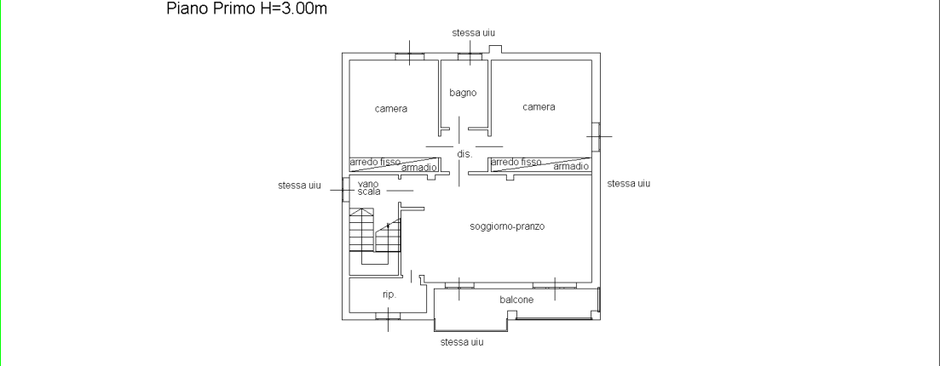
#> input picture PlanParser/base_rectangle_section_1.png, 940 x 366 px, shrunk from 1103 x 430 before the run
$ python simplest_edge_detect.py
#> lines starting #> are read from the running program, lines starting #| are printed output that depends on the picture; after the words box and inside, x2 and y2 are one past the last pixel; in counts of white or black regions, pixels touching at a corner belong together

import os
import sys
import json
import cv2
import numpy as np

def load_image(path: str):
    if not os.path.exists(path):
        print(f"[ERR] Missing file: {path}")
        return None
    img = cv2.imread(path)
    if img is None:
        print(f"[ERR] Cannot read: {path}")
    else:
        print(f"[OK] Loaded {path} shape={img.shape}")
    return img

def preprocess_for_edges(img: np.ndarray):
    gray = cv2.cvtColor(img, cv2.COLOR_BGR2GRAY)
    blur = cv2.GaussianBlur(gray, (5,5), 0)
    # Auto Canny thresholds
    v = np.median(blur)
    lower = int(max(0, 0.66 * v))
    upper = int(min(255, 1.33 * v))
    edges = cv2.Canny(blur, lower, upper)
    # Light dilation to close tiny gaps
    kernel = np.ones((3,3), np.uint8)
    edges_dil = cv2.dilate(edges, kernel, iterations=1)
    return edges_dil

def extract_contours(edges: np.ndarray, min_area=50):
    contours, _ = cv2.findContours(edges, cv2.RETR_EXTERNAL, cv2.CHAIN_APPROX_SIMPLE)
    kept = []
    for c in contours:
        area = cv2.contourArea(c)
        if area < min_area:
            continue
        x,y,w,h = cv2.boundingRect(c)
        kept.append({
            "bbox": [int(x), int(y), int(w), int(h)],
            "area": float(area),
            "perimeter": float(cv2.arcLength(c, True))
        })
    return kept, contours

def draw_overlays(img: np.ndarray, contours, out_path: str):
    overlay = img.copy()
    cv2.drawContours(overlay, contours, -1, (0,0,255), 1)
    cv2.imwrite(out_path, overlay)
    print(f"[OK] Saved overlay: {out_path}")

def process_section(section_path: str, prefix: str):
    img = load_image(section_path)
    if img is None:
        return None
    edges = preprocess_for_edges(img)
    edges_path = f"{prefix}_edges.png"
    cv2.imwrite(edges_path, edges)
    print(f"[OK] Saved edges: {edges_path}")
    kept_meta, contours = extract_contours(edges)
    overlay_path = f"{prefix}_edges_overlay.png"
    draw_overlays(img, contours, overlay_path)
    meta_path = f"{prefix}_contours.json"
    with open(meta_path, "w", encoding="utf-8") as f:
        json.dump({"contours": kept_meta}, f, ensure_ascii=False, indent=2)
    print(f"[OK] Saved metadata: {meta_path}")
    return kept_meta

def main():
    """
    Monolithic script:
    - Takes base_rectangle_section_1.png and base_rectangle_section_2.png (default names)
    - Produces edge maps, overlays, and contour metadata JSON.
    Usage:
        python monolithic_edge_segmentation.py [section1 path] [section2 path]
    """
    # Defaults (produced by define_floor / previous pipeline)
    default_1 = "base_rectangle_section_1.png"
    default_2 = "base_rectangle_section_2.png"

    section1 = sys.argv[1] if len(sys.argv) > 1 else default_1
    section2 = sys.argv[2] if len(sys.argv) > 2 else default_2

    print(f"[INFO] Processing sections:\n  1: {section1}\n  2: {section2}")

    meta1 = process_section(section1, "section1")
#> in load_image, img is the input picture: shape (366, 940, 3); mean B, G, R 250.8, 251, 250.8
#| [OK] Loaded base_rectangle_section_1.png shape=(366, 940, 3)
#> in preprocess_for_edges, `blur = cv2.GaussianBlur(gray, (5,5), 0)`:
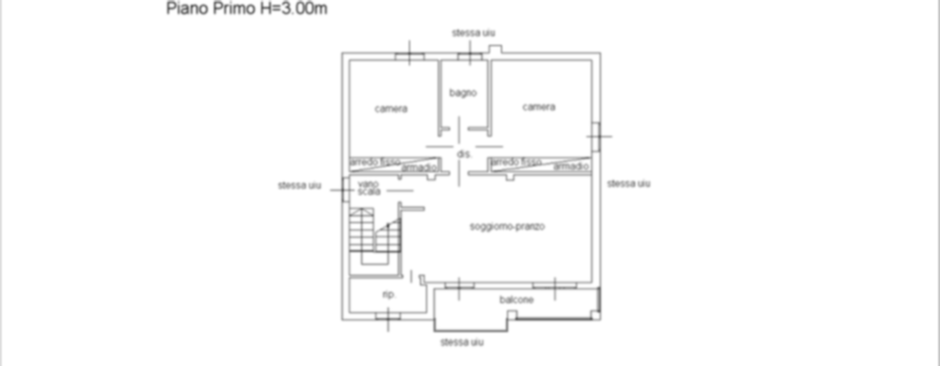
#> blur: shape (366, 940); min 101, max 255, mean 251
#> in preprocess_for_edges, `v = np.median(blur)`: v = 255
#> in preprocess_for_edges, `lower = int(max(0, 0.66 * v))`: lower = 168
#> in preprocess_for_edges, `upper = int(min(255, 1.33 * v))`: upper = 255
#> in preprocess_for_edges, `edges = cv2.Canny(blur, lower, upper)`:
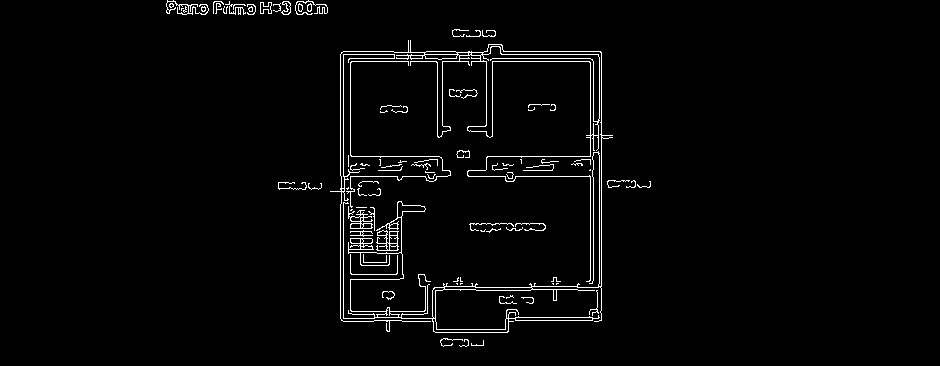
#> edges: shape (366, 940); 2.4% white in thin lines or dots, all inside (x1, y1, x2, y2) = (166, 0, 651, 347)
#> in preprocess_for_edges, `edges_dil = cv2.dilate(edges, kernel, iterations=1)`:
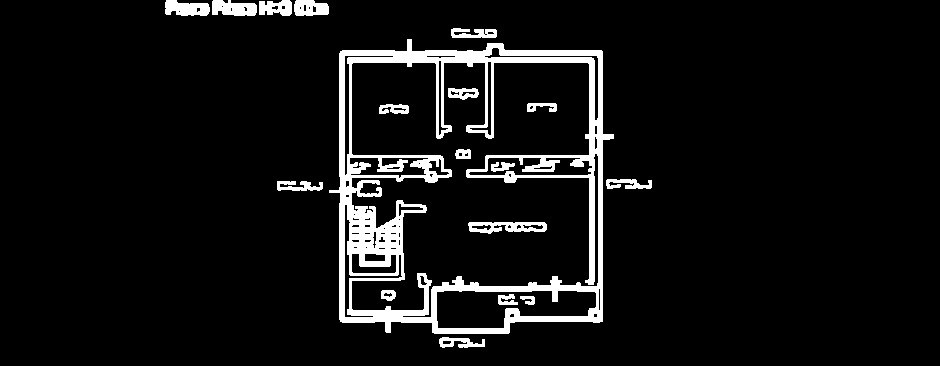
#> edges_dil: shape (366, 940); 7.2% white; 18 white regions
#> in extract_contours, `contours, _ = cv2.findContours(edges, cv2.RETR_EXTERNAL, cv2.CHAIN_APP..`: contours = 9 contours; largest, box (x1, y1, x2, y2) and area: (329, 39, 614, 334) 72492, (212, 0, 257, 16) 521, (165, 0, 210, 16) 504, (294, 0, 329, 16) 439, (259, 0, 292, 16) 376
#> the loop in extract_contours, `for c in contours:` made 9 passes
#> (area, x, y, w, h) on passes 1 to 9: (249.5, 439, 337, 46, 11), (228.5, 277, 181, 46, 10), (225, 606, 179, 46, 10), (72492, 329, 39, 285, 295), (267, 451, 28, 46, 10), (439, 294, 0, 35, 16), (376, 259, 0, 33, 16), (521, 212, 0, 45, 16), (503.5, 165, 0, 45, 16)
#> after the loop in extract_contours, `for c in contours:`: kept = 9 items
#> in draw_overlays, `cv2.drawContours(overlay, contours, -1, (0,0,255), 1)`:
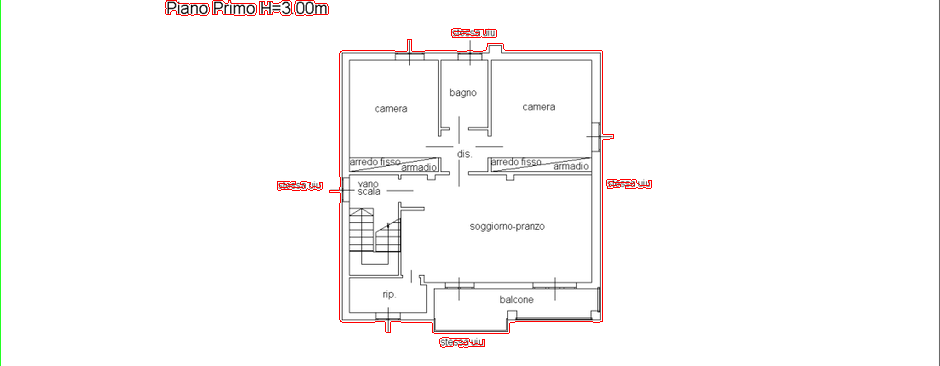
#> overlay: shape (366, 940, 3); 0.64% of pixels changed, all inside (x1, y1, x2, y2) = (165, 0, 652, 348)
#> meta1 = 9 items
    meta2 = process_section(section2, "section2")
#> call 2 of load_image, with path = 'base_rectangle_section_2.png'
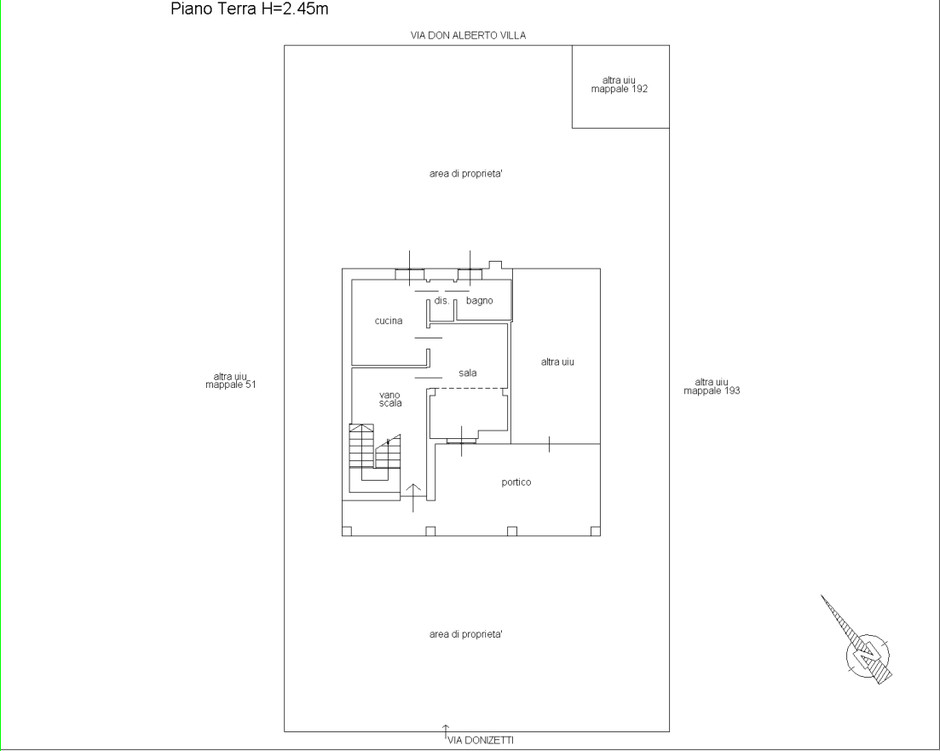
#> input picture PlanParser/base_rectangle_section_2.png, 940 x 751 px, shrunk from 1103 x 881 before the run
#> in load_image, img is the input picture: shape (751, 940, 3); mean B, G, R 252.1, 252.3, 252.1
#| [OK] Loaded base_rectangle_section_2.png shape=(751, 940, 3)
#> in preprocess_for_edges (call 2), `edges = cv2.Canny(blur, lower, upper)`: edges: shape (751, 940); 2.1% white in thin lines or dots
#> in preprocess_for_edges (call 2), `edges_dil = cv2.dilate(edges, kernel, iterations=1)`:
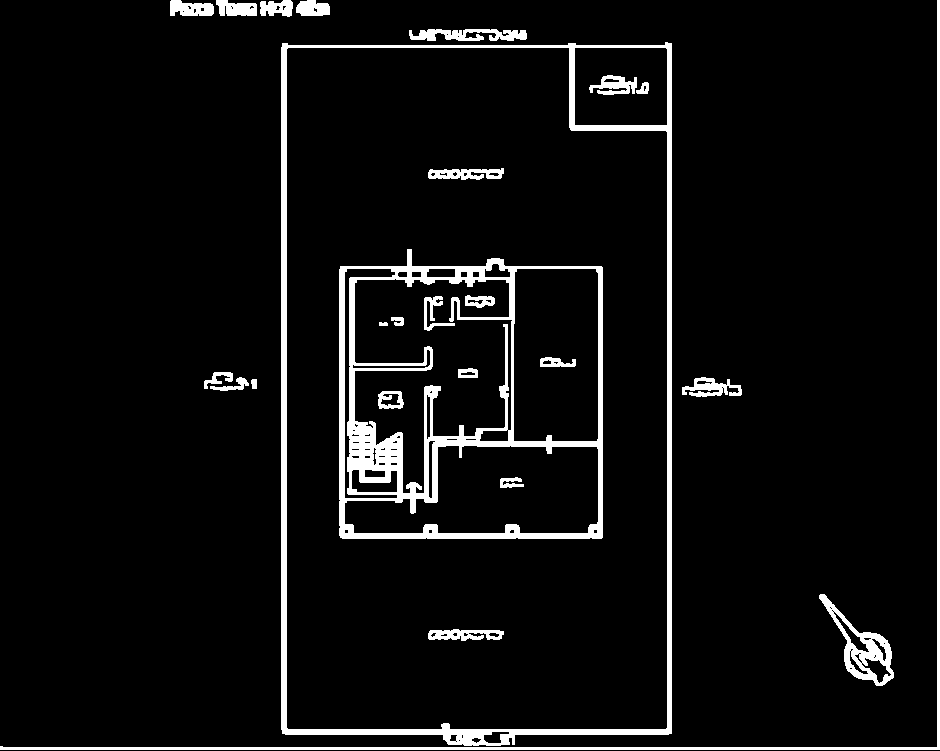
#> edges_dil: shape (751, 940); 6% white; 25 white regions
#> in extract_contours (call 2), `contours, _ = cv2.findContours(edges, cv2.RETR_EXTERNAL, cv2.CHAIN_APP..`: contours = 12 contours; largest, box (x1, y1, x2, y2) and area: (281, 42, 672, 746) 269438, (0, 0, 940, 750) 3375, (819, 594, 894, 686) 2482, (409, 29, 527, 41) 760, (682, 377, 742, 397) 536
#> the loop in extract_contours (call 2), `for c in contours:` made 12 passes
#> (area, x, y, w, h) on passes 1, 3, 4, 5, 6, 7, 8, 9, 10, 11, 12: (2482.5, 819, 594, 75, 92), (536.5, 682, 377, 60, 20), (156.5, 210, 377, 39, 14), (153.5, 204, 372, 29, 17), (269438, 281, 42, 391, 704), (760.5, 409, 29, 118, 12), (3375, 0, 0, 940, 750), (406, 296, 0, 34, 16), (379.5, 260, 0, 33, 17), (453, 216, 0, 41, 16), (508.5, 170, 0, 44, 16)
#> area on pass 2: 40
#> in process_section (call 2), `kept_meta, contours = extract_contours(edges)`: kept_meta = 11 items
#> call 2 of draw_overlays, with out_path = 'section2_edges_overlay.png'
#> in draw_overlays (call 2), `cv2.drawContours(overlay, contours, -1, (0,0,255), 1)`:
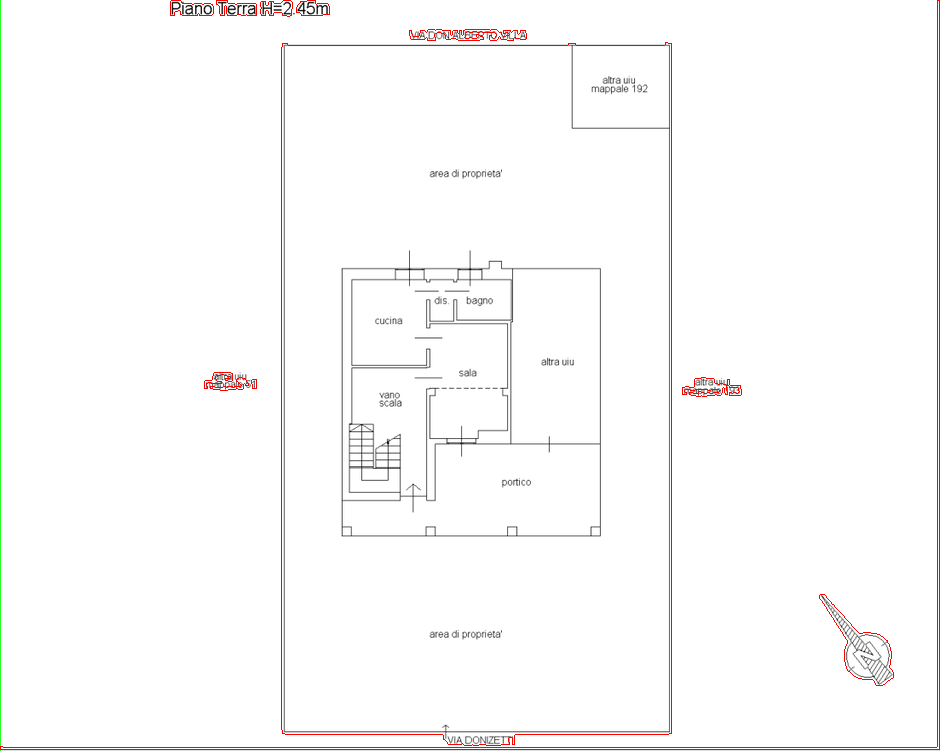
#> overlay: shape (751, 940, 3); 1.01% of pixels changed, all inside (x1, y1, x2, y2) = (0, 0, 940, 750)
#> meta2 = 11 items

    summary = {
        "section1_file": section1,
        "section2_file": section2,
        "section1_contours": len(meta1) if meta1 else 0,
        "section2_contours": len(meta2) if meta2 else 0
    }
#> summary = {'section1_file': 'base_rectangle_section_1.png', 'section2_file': 'base_rectangle_section_2.png', 'section1_contours': 9, 'section2_contours': 11}
    with open("sections_summary.json", "w", encoding="utf-8") as f:
        json.dump(summary, f, ensure_ascii=False, indent=2)
    print(f"[OK] Summary: {summary}")
#| [OK] Summary: {'section1_file': 'base_rectangle_section_1.png', 'section2_file': 'base_rectangle_section_2.png', 'section1_contours': 9, 'section2_contours': 11}

if __name__== "__main__":
    main()
